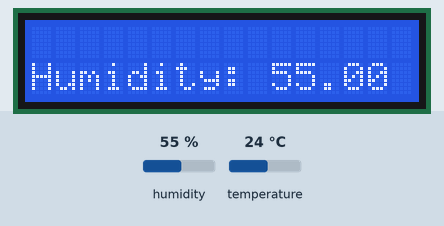
Simulated run of this sketch. Board: Arduino Uno, built with avr-gcc and run on an emulated ATmega328P. Shown: 16×2 character LCD. The test bench sets the inputs (shaded band); at power-on: humidity 55 %, temperature 24 °C.

Above: at 2.7 s.
2.8 s: humidity set to 22 %
At 5.4 s:
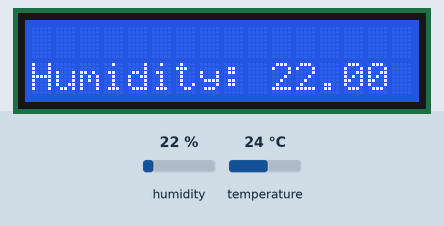
5.8 s: humidity set to 40 %
At 7.0 s:
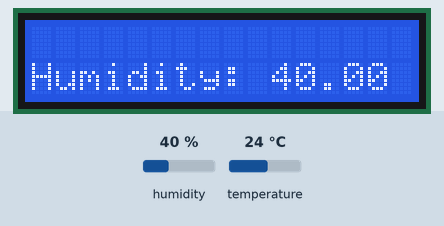
8.8 s: humidity set to 68 %
At 11.0 s:
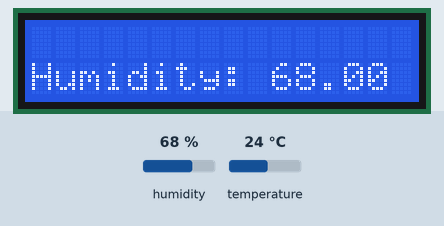
Timing chart, 0 to 12.5 s (numbered marks = the images above; inputs shaded):
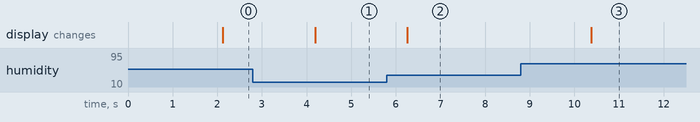

The sketch:

DHT11_LCD_code.ino
```cpp
#include <DHT.h>
#include <Wire.h>
#include <LiquidCrystal_I2C.h>

#define DHTPIN 2
#define DHTTYPE DHT11

DHT dht(DHTPIN, DHTTYPE);
LiquidCrystal_I2C lcd(0x27, 16, 2); // I2C 주소는 0x27인 경우, 16x2 LCD 모듈

void setup() {
  lcd.init();
  lcd.backlight();
  dht.begin();
}

void loop() {
  delay(2000);

  float temperature = dht.readTemperature();
  float humidity = dht.readHumidity();

  if (isnan(temperature) || isnan(humidity)) {
    lcd.clear();
    lcd.setCursor(0, 0);
    lcd.print("Error reading DHT!");
    return;
  }

  lcd.clear();
  lcd.setCursor(0, 1);
  lcd.print("Temperature: ");
  lcd.print(temperature);
  lcd.print(" C");
  lcd.setCursor(0, 2);
  lcd.print("Humidity: ");
  lcd.print(humidity);
  lcd.print(" %");
}
```

Measured:
- after the input at 2.8 s, the display: changes after 1.4 s (image 1)
- after the input at 5.8 s, the display: changes after 0.45 s (image 2)
- after the input at 8.8 s, the display: changes after 1.6 s (image 3)
